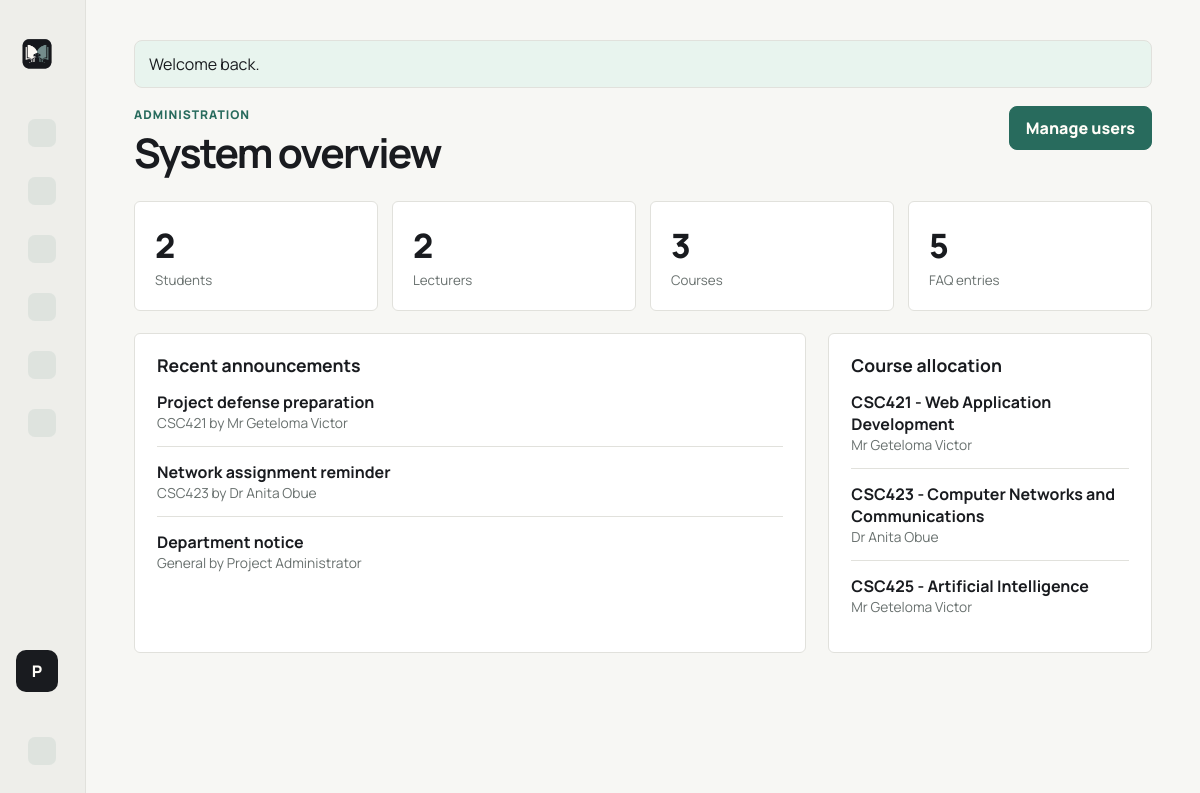
/index.php?route=dashboard (signed in), run on the app's committed database.
### tables this page shows
CREATE TABLE users (
    id INT UNSIGNED AUTO_INCREMENT PRIMARY KEY,
    full_name VARCHAR(120) NOT NULL,
    email VARCHAR(150) NOT NULL UNIQUE,
    password_hash VARCHAR(255) NOT NULL,
    role ENUM('admin', 'lecturer', 'student') NOT NULL,
    matric_number VARCHAR(50) NULL,
    department VARCHAR(120) NULL,
    status ENUM('active', 'inactive') NOT NULL DEFAULT 'active',
    created_at TIMESTAMP NOT NULL DEFAULT CURRENT_TIMESTAMP,
    updated_at TIMESTAMP NOT NULL DEFAULT CURRENT_TIMESTAMP ON UPDATE CURRENT_TIMESTAMP
);

CREATE TABLE announcements (
    id INT UNSIGNED AUTO_INCREMENT PRIMARY KEY,
    author_id INT UNSIGNED NOT NULL,
    course_id INT UNSIGNED NULL,
    title VARCHAR(180) NOT NULL,
    body TEXT NOT NULL,
    created_at TIMESTAMP NOT NULL DEFAULT CURRENT_TIMESTAMP,
    CONSTRAINT fk_announcements_author
        FOREIGN KEY (author_id) REFERENCES users(id)
        ON DELETE CASCADE,
    CONSTRAINT fk_announcements_course
        FOREIGN KEY (course_id) REFERENCES courses(id)
        ON DELETE SET NULL
);

CREATE TABLE courses (
    id INT UNSIGNED AUTO_INCREMENT PRIMARY KEY,
    code VARCHAR(20) NOT NULL UNIQUE,
    title VARCHAR(160) NOT NULL,
    lecturer_id INT UNSIGNED NULL,
    description TEXT NULL,
    created_at TIMESTAMP NOT NULL DEFAULT CURRENT_TIMESTAMP,
    updated_at TIMESTAMP NOT NULL DEFAULT CURRENT_TIMESTAMP ON UPDATE CURRENT_TIMESTAMP,
    CONSTRAINT fk_courses_lecturer
        FOREIGN KEY (lecturer_id) REFERENCES users(id)
        ON DELETE SET NULL
);

### app/Core/Controller.php (called while the page is built, shortened)
<?php
class Controller
{
    protected function render(string $view, array $data = [], string $layout = 'layout'): void
    {
        extract($data);
        $layoutPath = dirname(__DIR__) . '/Views/' . $layout . '.php';
        require $layoutPath;
    }
}

### public/index.php (called while the page is built, shortened)
<?php
$route = $_GET['route'] ?? 'home';
$routes = [
    'home' => [HomeController::class, 'index'],
    'login' => [AuthController::class, 'login'],
    'login.attempt' => [AuthController::class, 'attempt'],
    'logout' => [AuthController::class, 'logout'],
    'dashboard' => [DashboardController::class, 'index'],
    'admin/users' => [AdminController::class, 'users'],
    'admin/courses' => [AdminController::class, 'courses'],
    'admin/faqs' => [AdminController::class, 'faqs'],
    'materials' => [MaterialController::class, 'index'],
    'lecturer/announcements' => [LecturerController::class, 'announcements'],
    'lecturer/messages' => [LecturerController::class, 'messages'],
    'student/messages' => [StudentController::class, 'messages'],
    'student/chatbot' => [StudentController::class, 'chatbot'],
];
[$controllerClass, $method] = $routes[$route];
(new $controllerClass())->$method();

### app/helpers.php (called while the page is built, shortened)
<?php
function url(string $route = '', array $params = []): string
{
    $query = array_merge(['route' => $route], $params);
    return 'index.php' . ($query ? '?' . http_build_query($query) : '');
}
function asset(string $path): string
{
    return 'assets/' . ltrim($path, '/');
}
function e(?string $value): string
{
    return htmlspecialchars((string) $value, ENT_QUOTES, 'UTF-8');
}
function flash(string $key, ?string $message = null): ?string
{
    $value = $_SESSION['_flash'][$key] ?? null;
    return $value;
}

### app/Core/Database.php (called while the page is built, shortened)
<?php
class Database
{
    private static ?PDO $pdo = null;
    public static function connection(): PDO
    {
        if (self::$pdo !== null) {
            return self::$pdo;
        }
        $config = require dirname(__DIR__, 2) . '/config/database.php';
        $dsn = sprintf(
            'mysql:host=%s;port=%s;dbname=%s;charset=%s',
            $config['host'],
            $config['port'] ?? 3306,
            $config['database'],
            $config['charset']
        );
        try {
            self::$pdo = new PDO($dsn, $config['username'], $config['password'], [
                PDO::ATTR_ERRMODE => PDO::ERRMODE_EXCEPTION,
                PDO::ATTR_DEFAULT_FETCH_MODE => PDO::FETCH_ASSOC,
                PDO::ATTR_EMULATE_PREPARES => false,
            ]);
        } catch (PDOException $exception) {
            http_response_code(500);
            exit('Database connection failed. Check config/database.php and make sure MySQL is running.');
        }
        return self::$pdo;
    }
}

### app/Models/User.php (called while the page is built, shortened)
<?php
class User
{
    public static function find(int $id): ?array
    {
        $stmt = Database::connection()->prepare('SELECT * FROM users WHERE id = ? LIMIT 1');
        $stmt->execute([$id]);
        return $stmt->fetch() ?: null;
    }
}

### app/Core/Auth.php (called while the page is built, shortened)
<?php
class Auth
{
    public static function user(): ?array
    {
        return User::find((int) $_SESSION['user_id']);
    }
}

### app/Models/Announcement.php (called while the page is built, shortened)
<?php
class Announcement
{
    public static function allForUser(array $user): array
    {
        return Database::connection()->query(
            'SELECT announcements.*, courses.code AS course_code, users.full_name AS author_name
             FROM announcements
             LEFT JOIN courses ON courses.id = announcements.course_id
             JOIN users ON users.id = announcements.author_id
             ORDER BY announcements.created_at DESC'
        )->fetchAll();
    }
}

### app/Models/Course.php (called while the page is built, shortened)
<?php
class Course
{
    public static function all(): array
    {
        return Database::connection()->query(
            'SELECT courses.*, users.full_name AS lecturer_name
             FROM courses
             LEFT JOIN users ON users.id = courses.lecturer_id
             ORDER BY courses.code'
        )->fetchAll();
    }
}

### app/Views/dashboard/admin.php (the view)
<header class="page-header">
    <div>
        <p class="eyebrow">Administration</p>
        <h1>System overview</h1>
    </div>
    <a class="btn primary" href="<?= e(url('admin/users')) ?>">Manage users</a>
</header>
<section class="metric-grid">
    <div class="metric"><span><?= e((string) $counts['student']) ?></span><small>Students</small></div>
    <div class="metric"><span><?= e((string) $counts['lecturer']) ?></span><small>Lecturers</small></div>
    <div class="metric"><span><?= e((string) count($courses)) ?></span><small>Courses</small></div>
    <div class="metric"><span><?= e((string) count($faqs)) ?></span><small>FAQ entries</small></div>
</section>
<section class="two-column">
    <div class="panel">
        <h2>Recent announcements</h2>
        <?php foreach (array_slice($announcements, 0, 5) as $announcement): ?>
            <article class="list-item">
                <strong><?= e($announcement['title']) ?></strong>
                <span><?= e($announcement['course_code'] ?? 'General') ?> by <?= e($announcement['author_name']) ?></span>
            </article>
        <?php endforeach; ?>
    </div>
    <div class="panel">
        <h2>Course allocation</h2>
        <?php foreach (array_slice($courses, 0, 6) as $course): ?>
            <article class="list-item">
                <strong><?= e($course['code']) ?> - <?= e($course['title']) ?></strong>
                <span><?= e($course['lecturer_name'] ?? 'No lecturer assigned') ?></span>
            </article>
        <?php endforeach; ?>
    </div>
</section>

### app/Views/layout.php (shortened to what this page needs)
<?php
$currentUser = Auth::user();
if (!function_exists('ui_icon')) {
    function ui_icon(string $name): string
    {
        $icons = [
            'dashboard' => '<svg viewBox="0 0 24 24" aria-hidden="true"><path d="M4 13h7V4H4v9Zm9 7h7V4h-7v16ZM4 20h7v-5H4v5Z"/></svg>',
            'users' => '<svg viewBox="0 0 24 24" aria-hidden="true"><path d="M8 11a4 4 0 1 0 0-8 4 4 0 0 0 0 8Zm8.5 1a3.5 3.5 0 1 0 0-7 3.5 3.5 0 0 0 0 7ZM2.5 20c.7-4 3-6 5.5-6s4.8 2 5.5 6h-11Zm11.5 0c.4-2 1.2-3.6 2.3-4.7 2.2.2 4.1 1.9 4.7 4.7h-7Z"/></svg>',
            'courses' => '<svg viewBox="0 0 24 24" aria-hidden="true"><path d="M5 4h11a3 3 0 0 1 3 3v13H7a3 3 0 0 1-3-3V5a1 1 0 0 1 1-1Zm2 13h10V7a1 1 0 0 0-1-1H6v11a1 1 0 0 0 1 1Zm1-8h7v2H8V9Zm0 4h6v2H8v-2Z"/></svg>',
            'faq' => '<svg viewBox="0 0 24 24" aria-hidden="true"><path d="M12 3a9 9 0 1 0 9 9 9 9 0 0 0-9-9Zm0 14a1.2 1.2 0 1 1 1.2-1.2A1.2 1.2 0 0 1 12 17Zm1-4h-2v-.8c0-1.1.7-1.7 1.5-2.2.7-.5 1.2-.8 1.2-1.5 0-.8-.6-1.3-1.6-1.3-1 0-1.7.5-2.4 1.3L8.4 7.2A4.5 4.5 0 0 1 12.2 5c2.2 0 3.8 1.2 3.8 3.2 0 1.7-1 2.5-1.9 3.1-.7.5-1.1.8-1.1 1.5v.2Z"/></svg>',
            'announcements' => '<svg viewBox="0 0 24 24" aria-hidden="true"><path d="M4 10v4h3l7 4V6l-7 4H4Zm13.5-2.5-1.4 1.4A4.3 4.3 0 0 1 18 12c0 1.2-.5 2.3-1.3 3.1l1.4 1.4A6.3 6.3 0 0 0 20 12c0-1.7-.7-3.3-2.5-4.5Z"/></svg>',
            'materials' => '<svg viewBox="0 0 24 24" aria-hidden="true"><path d="M5 3h12a3 3 0 0 1 3 3v15H7a3 3 0 0 1-3-3V4a1 1 0 0 1 1-1Zm2 14a1 1 0 0 0 1 1h10V6a1 1 0 0 0-1-1H6v12h1Zm2-9h7v2H9V8Zm0 4h6v2H9v-2Z"/></svg>',
            'messages' => '<svg viewBox="0 0 24 24" aria-hidden="true"><path d="M4 5h16a2 2 0 0 1 2 2v9a2 2 0 0 1-2 2H9l-5 4v-4H4a2 2 0 0 1-2-2V7a2 2 0 0 1 2-2Zm2 4v2h12V9H6Zm0 4v2h8v-2H6Z"/></svg>',
            'chatbot' => '<svg viewBox="0 0 24 24" aria-hidden="true"><path d="M11 2h2v3h4a3 3 0 0 1 3 3v7a3 3 0 0 1-3 3h-1.5L12 22l-3.5-4H7a3 3 0 0 1-3-3V8a3 3 0 0 1 3-3h4V2Zm-4 8.5A1.5 1.5 0 1 0 8.5 9 1.5 1.5 0 0 0 7 10.5Zm8.5 0A1.5 1.5 0 1 0 17 9a1.5 1.5 0 0 0-1.5 1.5ZM9 14v2h6v-2H9Z"/></svg>',
            'logout' => '<svg viewBox="0 0 24 24" aria-hidden="true"><path d="M4 3h9v2H6v14h7v2H4V3Zm11.6 4.4L20.2 12l-4.6 4.6-1.4-1.4 2.2-2.2H10v-2h6.4l-2.2-2.2 1.4-1.4Z"/></svg>',
        ];
        return $icons[$name] ?? '';
    }
}
?>
<!doctype html>
<html lang="en">
<head>
    <link rel="stylesheet" href="<?= e(asset('css/style.css')) ?>">
</head>
<body>
<div class="app-shell">
    <aside class="sidebar" id="dashboardSidebar">
        <a class="brand" href="<?= e(url('dashboard')) ?>">
            <img class="brand-logo" src="<?= e(asset('img/classbridge-logo.png')) ?>" alt="ClassBridge">
        </a>
        <?php if ($currentUser): ?>
            <nav class="nav">
                <a href="<?= e(url('dashboard')) ?>"><span class="nav-icon"><?= ui_icon('dashboard') ?></span><span class="sidebar-text">Dashboard</span></a>
                <?php if ($currentUser['role'] === 'admin'): ?>
                    <a href="<?= e(url('admin/users')) ?>"><span class="nav-icon"><?= ui_icon('users') ?></span><span class="sidebar-text">Users</span></a>
                    <a href="<?= e(url('admin/courses')) ?>"><span class="nav-icon"><?= ui_icon('courses') ?></span><span class="sidebar-text">Courses</span></a>
                    <a href="<?= e(url('admin/faqs')) ?>"><span class="nav-icon"><?= ui_icon('faq') ?></span><span class="sidebar-text">Chatbot FAQ</span></a>
                    <a href="<?= e(url('materials')) ?>"><span class="nav-icon"><?= ui_icon('materials') ?></span><span class="sidebar-text">Materials</span></a>
                    <a href="<?= e(url('lecturer/announcements')) ?>"><span class="nav-icon"><?= ui_icon('announcements') ?></span><span class="sidebar-text">Announcements</span></a>
                <?php endif; ?>
            </nav>
            <div class="profile-block">
                <span class="avatar"><?= e(strtoupper(substr($currentUser['full_name'], 0, 1))) ?></span>
            </div>
            <a class="logout" href="<?= e(url('logout')) ?>"><span class="nav-icon"><?= ui_icon('logout') ?></span><span class="sidebar-text">Sign out</span></a>
        <?php endif; ?>
    </aside>
    <main class="main">
        <?php if ($message = flash('success')): ?>
            <div class="notice success"><?= e($message) ?></div>
        <?php endif; ?>
        <?php require $viewPath; ?>
    </main>
</div>
</body>
</html>

### data on the page
users: full_name "P"
announcements: title "Project defense preparation", course.code "CSC421", author.full_name "Mr Geteloma Victor"
announcements: title "Network assignment reminder", course.code "CSC423", author.full_name "Dr Anita Obue"
announcements: title "Department notice", course_code "General", author.full_name "Project Administrator"
courses: code "CSC421", title "Web Application Development", lecturer.full_name "Mr Geteloma Victor"
courses: code "CSC423", title "Computer Networks and Communications", lecturer.full_name "Dr Anita Obue"
courses: code "CSC425", title "Artificial Intelligence", lecturer.full_name "Mr Geteloma Victor"

### other printed values
$message "Welcome back."
$counts['student'] "2"
$counts['lecturer'] "2"
count($courses) "3"
count($faqs) "5"
